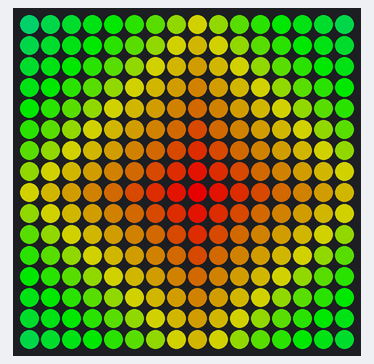
A sketch run on a simulated Arduino Uno, built with avr-gcc and run on an emulated ATmega328P. Shown: 16×16 RGB LED matrix (first LED top left, wired row by row). Dim RGB values are drawn brighter than linear.

Above: at 0.16 s.
At 4.71 s:
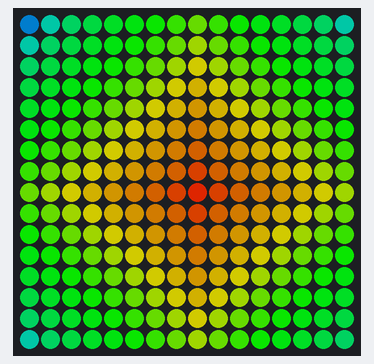
At 9.87 s:
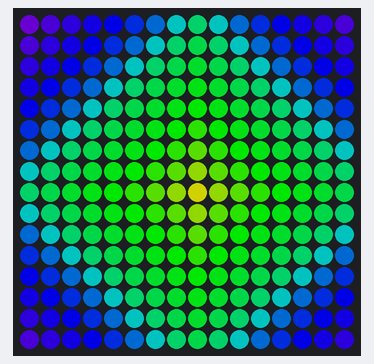
At 19.87 s:
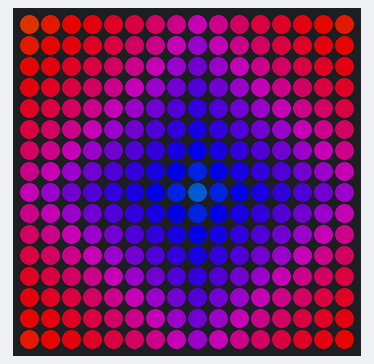
At 29.57 s:
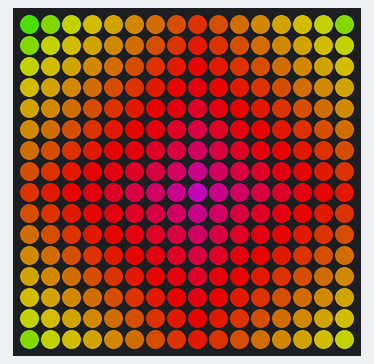
At 39.58 s:
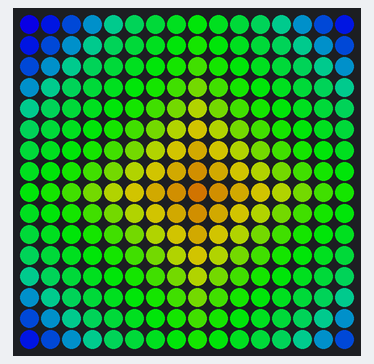

The sketch:

sketch.ino
```cpp
#include "FastLED.h"

// Matrix size
#define NUM_ROWS 16
#define NUM_COLS 16

// LEDs pin
#define DATA_PIN 3

// LED brightness
#define BRIGHTNESS 180

#define NUM_LEDS NUM_ROWS * NUM_COLS

// Define the array of leds
CRGB leds[NUM_LEDS];

void setup() {
  FastLED.addLeds<NEOPIXEL, DATA_PIN>(leds, NUM_LEDS);
  FastLED.setBrightness(BRIGHTNESS);
}

int counter = 0;
void loop() {
  for (byte row = 0; row < NUM_ROWS; row++) {
    for (byte col = 0; col < NUM_COLS; col++) {
      int delta = abs(NUM_ROWS - row * 2) + abs(NUM_COLS - col * 2);
      leds[row * NUM_COLS + col] = CHSV(delta * 4 + counter, 255, 255);
    }
  }
  FastLED.show();
  delay(5);
  counter++;
}
```
